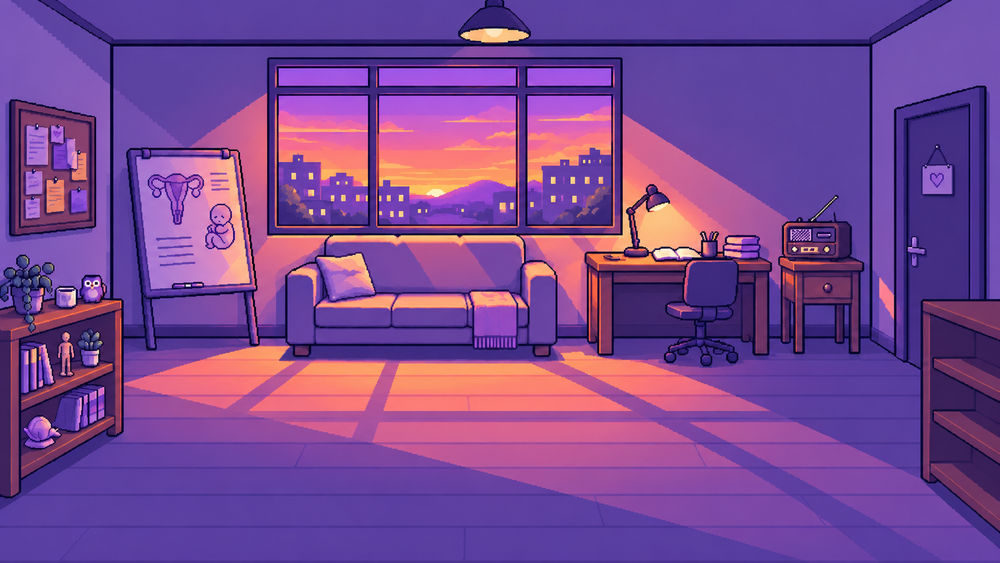
#> input picture art/export/lounge_dusk.png, 1000 x 563 px, shrunk from 1672 x 941 before the run
$ python trace-hotspots.py
#> lines starting #> are read from the running program, lines starting #| are printed output that depends on the picture
#!/usr/bin/env python3
"""
One-off dev tool: trace each Lounge hotspot's actual furniture silhouette
out of art/export/lounge_dusk.png, so the hover outline can hug the real
object shape instead of showing a bounding-box rectangle.

v3: two earlier approaches failed.
 - v1 (color-distance-from-background) read the wall/floor's own soft
   lighting gradient as "foreground" everywhere.
 - v2 (darkness threshold as a stand-in for "ink outline") broke on
   dark-colored objects themselves (wood furniture, the radio's casing) -
   those became solid "walls" instead of enclosed shapes, since their
   fill color is as dark as the actual outline stroke.

This version uses Canny edge detection instead: it responds to local
intensity *transitions* (an actual outline stroke), not absolute
darkness, so a dark wooden desk's fill no longer gets mistaken for a wall.

 1. crop a padded region around the hotspot's rough rect
 2. Canny edge detection -> a mask of outline strokes
 3. dilate slightly to close small gaps where edges meet/branch
 4. flood-fill from the crop's border through non-edge pixels: whatever
    the flood reaches is "outside" any enclosed shape; whatever it
    doesn't reach is sealed behind an edge somewhere = object interior
 5. of all interior components, pick the one with the most overlap
    against the hotspot's original (unpadded) rect - not just whichever
    contains the exact center point, so a small decorative detail near
    the middle (e.g. a sign hanging on a door) doesn't win over the much
    larger object it's hanging on
 6. trace that component's outer contour, simplify, map back to the full
    image's coordinate space
"""

import json
import sys
from pathlib import Path

import cv2
import numpy as np

ROOT = Path(__file__).resolve().parents[1]
IMAGE_PATH = ROOT / "art" / "export" / "lounge_dusk.png"
OUT_PATH = ROOT / "art" / "export" / "lounge_dusk.hotspots.json"

HOTSPOTS = {
    "whiteboard": {"left": 12, "top": 26, "width": 14, "height": 36},
    "desk": {"left": 58, "top": 32, "width": 19, "height": 31},
    "radio": {"left": 77, "top": 35, "width": 10, "height": 27},
    "corkboard": {"left": 1, "top": 17, "width": 9, "height": 24},
    "door": {"left": 89, "top": 14, "width": 11, "height": 44},
}

PAD_X = 0.35
PAD_Y = 0.30
CANNY_LOW = 40
CANNY_HIGH = 120
DILATE_KERNEL = 3
DILATE_ITERS = 1
SIMPLIFY_EPSILON_FRAC = 0.008
MAX_POINTS = 40


def crop_for(rect, img_w, img_h):
    rect_w_px = rect["width"] / 100 * img_w
    rect_h_px = rect["height"] / 100 * img_h
    pad_x = rect_w_px * PAD_X
    pad_y = rect_h_px * PAD_Y

    x0 = rect["left"] / 100 * img_w - pad_x
    y0 = rect["top"] / 100 * img_h - pad_y
    x1 = (rect["left"] + rect["width"]) / 100 * img_w + pad_x
    y1 = (rect["top"] + rect["height"]) / 100 * img_h + pad_y

    x0, y0 = max(0, int(x0)), max(0, int(y0))
    x1, y1 = min(img_w, int(x1)), min(img_h, int(y1))
    return x0, y0, x1, y1


def trace_one(img_bgr, hotspot_id, rect, img_w, img_h):
    x0, y0, x1, y1 = crop_for(rect, img_w, img_h)
    crop = img_bgr[y0:y1, x0:x1]
    gray = cv2.cvtColor(crop, cv2.COLOR_BGR2GRAY)
    blurred = cv2.GaussianBlur(gray, (3, 3), 0)

    edge_mask = cv2.Canny(blurred, CANNY_LOW, CANNY_HIGH)
    kernel = np.ones((DILATE_KERNEL, DILATE_KERNEL), np.uint8)
    edge_mask = cv2.dilate(edge_mask, kernel, iterations=DILATE_ITERS)

    passable = cv2.bitwise_not(edge_mask)  # 255 where NOT an edge
    h, w = passable.shape

    # Flood fill from the border through passable (non-edge) pixels.
    flood = passable.copy()
    ff_mask = np.zeros((h + 2, w + 2), np.uint8)
    for bx in range(0, w, max(1, w // 40)):
        if flood[0, bx] == 255:
            cv2.floodFill(flood, ff_mask, (bx, 0), 128)
        if flood[h - 1, bx] == 255:
            cv2.floodFill(flood, ff_mask, (bx, h - 1), 128)
    for by in range(0, h, max(1, h // 40)):
        if flood[by, 0] == 255:
            cv2.floodFill(flood, ff_mask, (0, by), 128)
        if flood[by, w - 1] == 255:
            cv2.floodFill(flood, ff_mask, (w - 1, by), 128)

    # "interior" = passable pixels the border flood never reached (128).
    interior = ((passable == 255) & (flood != 128)).astype(np.uint8) * 255

    # The hotspot's original (unpadded) rect, in this crop's local coords -
    # used to score candidate components by overlap, not just whichever one
    # happens to sit under the exact center pixel.
    rx0 = rect["left"] / 100 * img_w - x0
    ry0 = rect["top"] / 100 * img_h - y0
    rx1 = (rect["left"] + rect["width"]) / 100 * img_w - x0
    ry1 = (rect["top"] + rect["height"]) / 100 * img_h - y0

    num_labels, labels, stats, _ = cv2.connectedComponentsWithStats(interior, connectivity=8)
    if num_labels <= 1:
        print(f"  ! {hotspot_id}: no enclosed regions found, skipping", file=sys.stderr)
        return None

    best_label, best_overlap = None, -1
    for label in range(1, num_labels):
        lx, ly, lw, lh, area = stats[label]
        ix0, iy0 = max(lx, rx0), max(ly, ry0)
        ix1, iy1 = min(lx + lw, rx1), min(ly + lh, ry1)
        overlap = max(0, ix1 - ix0) * max(0, iy1 - iy0)
        if overlap > best_overlap:
            best_overlap, best_label = overlap, label

    if best_label is None or best_overlap <= 0:
        print(f"  ! {hotspot_id}: no component overlaps the hotspot rect, skipping", file=sys.stderr)
        return None

    component = (labels == best_label).astype(np.uint8) * 255
    # grow back out to the outer edge of the line (component was found using
    # the dilated edge mask as walls, so include that border width back).
    component = cv2.dilate(component, kernel, iterations=DILATE_ITERS)

    contours, _ = cv2.findContours(component, cv2.RETR_EXTERNAL, cv2.CHAIN_APPROX_SIMPLE)
    if not contours:
        print(f"  ! {hotspot_id}: no contour found, skipping", file=sys.stderr)
        return None

    contour = max(contours, key=cv2.contourArea)
    perimeter = cv2.arcLength(contour, True)
    epsilon = SIMPLIFY_EPSILON_FRAC * perimeter
    simplified = cv2.approxPolyDP(contour, epsilon, True)
    points = simplified.reshape(-1, 2).tolist()

    while len(points) > MAX_POINTS:
        epsilon *= 1.4
        simplified = cv2.approxPolyDP(contour, epsilon, True)
        points = simplified.reshape(-1, 2).tolist()

    crop_w, crop_h = x1 - x0, y1 - y0
    return {
        "cropLeftPct": x0 / img_w * 100,
        "cropTopPct": y0 / img_h * 100,
        "viewBoxWidth": crop_w,
        "viewBoxHeight": crop_h,
        "points": points,
    }


def main():
    img_bgr = cv2.imread(str(IMAGE_PATH))
#> img_bgr is the input picture: shape (563, 1000, 3); mean B, G, R 146, 71.3, 120.8
    if img_bgr is None:
        raise SystemExit(f"Could not read {IMAGE_PATH}")
    img_h, img_w = img_bgr.shape[:2]
#> img_h = 563; img_w = 1000

    results = {}
    for hotspot_id, rect in HOTSPOTS.items():
        print(f"tracing {hotspot_id}...")
        outline = trace_one(img_bgr, hotspot_id, rect, img_w, img_h)
        if outline:
            results[hotspot_id] = outline
            print(f"  ok - {len(outline['points'])} points")
#> this loop made 5 passes
#> (num_labels in trace_one, perimeter in trace_one) on passes 1 to 5: (122, 466.1), (149, 281.5), (51, 112.5), (48, 413.6), (21, 1062.8)
#|   ok - 6 points
#|   ok - 9 points
#|   ok - 6 points
#|   ok - 24 points
#|   ok - 6 points
#> pass 1, in trace_one, `crop = img_bgr[y0:y1, x0:x1]`:
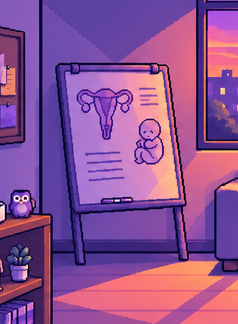
#> crop: shape (324, 238, 3); mean B, G, R 147.2, 81.3, 141.1
#> pass 1, in trace_one, `gray = cv2.cvtColor(crop, cv2.COLOR_BGR2GRAY)`:
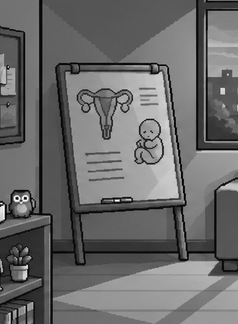
#> gray: shape (324, 238); min 0, max 255, mean 106.7
#> pass 1, in trace_one, `blurred = cv2.GaussianBlur(gray, (3, 3), 0)`:
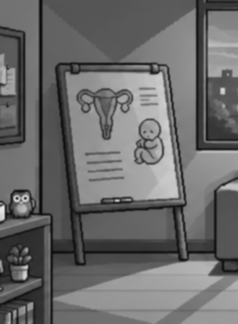
#> blurred: shape (324, 238); min 9, max 232, mean 106.7
#> pass 1, in trace_one, `edge_mask = cv2.Canny(blurred, CANNY_LOW, CANNY_HIGH)`:
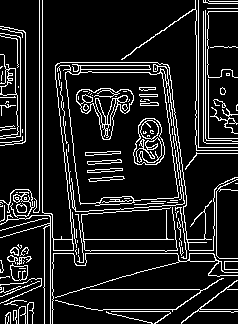
#> edge_mask: shape (324, 238); 12.4% white in thin lines or dots
#> after the loop, results = 5 items

    OUT_PATH.write_text(json.dumps(results, indent=2))
    print(f"\nwrote {OUT_PATH}")


if __name__ == "__main__":
    main()
